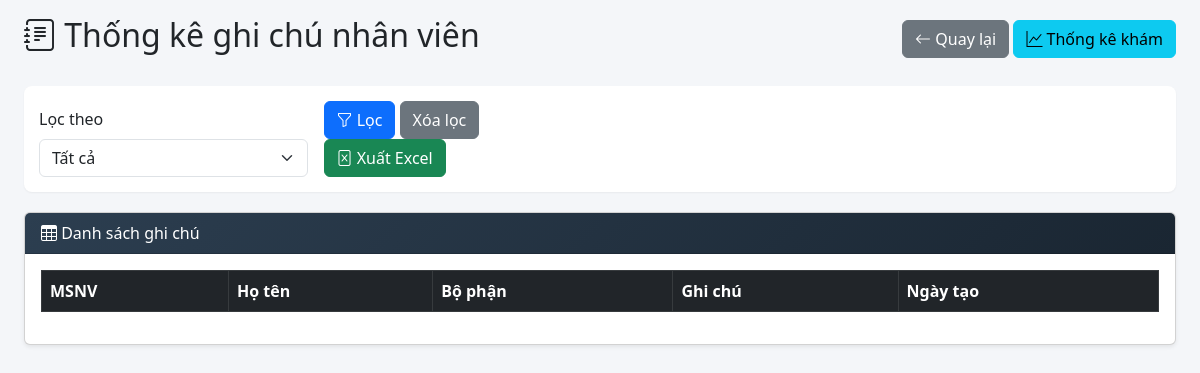
Page /note_stats.php on the earlier database version.
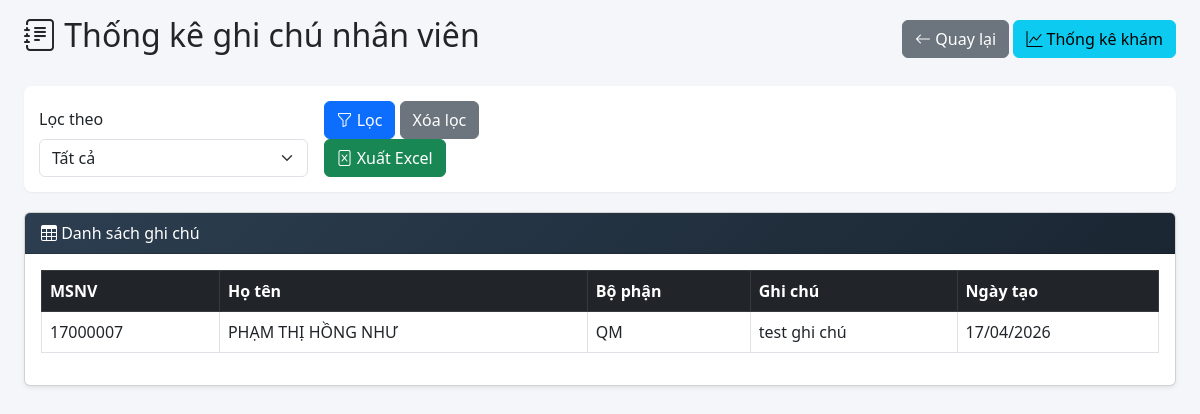
Same page on the later database version.
### tables this page shows
CREATE TABLE `employees` (
  `id` int(11) NOT NULL,
  `emp_no` varchar(20) NOT NULL,
  `name` varchar(255) NOT NULL,
  `factory_location` varchar(100) DEFAULT NULL,
  `bp` varchar(100) DEFAULT NULL,
  `dept` varchar(255) DEFAULT NULL,
  `gender` varchar(10) DEFAULT NULL,
  `national_id` varchar(50) DEFAULT NULL,
  `res_place` varchar(255) DEFAULT NULL,
  `position` varchar(100) DEFAULT NULL,
  `emp_class` varchar(100) DEFAULT NULL,
  `hire_type` varchar(50) DEFAULT NULL,
  `emp_status` varchar(50) DEFAULT NULL,
  `hire_date` date DEFAULT NULL,
  `promotion_date` date DEFAULT NULL,
  `re_check1` varchar(50) DEFAULT NULL,
  `re_check2` varchar(50) DEFAULT NULL,
  `remark_original` text DEFAULT NULL,
  `is_received` tinyint(1) DEFAULT 0,
  `received_date` datetime DEFAULT NULL,
  `printed_count` int(11) DEFAULT 0,
  `last_print_date` datetime DEFAULT NULL,
  `is_returned` tinyint(1) DEFAULT 0,
  `returned_date` datetime DEFAULT NULL,
  `note` text DEFAULT NULL,
  `created_at` timestamp NOT NULL DEFAULT current_timestamp()
);

### note_stats.php (the view, shortened to what this page needs)
<?php
require_once 'config.php';
?>
<!DOCTYPE html>
<html lang="vi">
<head>
    <link href="https://cdn.jsdelivr.net/npm/bootstrap@5.3.0/dist/css/bootstrap.min.css" rel="stylesheet">
    <link rel="stylesheet" href="https://cdn.jsdelivr.net/npm/bootstrap-icons@1.11.1/font/bootstrap-icons.css">
    <link href="https://cdn.datatables.net/1.13.6/css/dataTables.bootstrap5.min.css" rel="stylesheet">
</head>
<body>
<div class="container-fluid px-4 py-3">
    <div class="d-flex justify-content-between align-items-center mb-4">
        <h2><i class="bi bi-journal-text"></i> Thống kê ghi chú nhân viên</h2>
        <div>
            <a href="index.php" class="btn btn-secondary"><i class="bi bi-arrow-left"></i> Quay lại</a>
            <a href="admin_stats.php" class="btn btn-info"><i class="bi bi-graph-up"></i> Thống kê khám</a>
        </div>
    </div>
    <div class="filter-form">
        <form method="GET" action="" id="filterForm" class="row g-3 align-items-end">
            <div class="col-md-3">
                <label class="form-label">Lọc theo</label>
                <select name="filter_type" id="filter_type" class="form-select">
                    <option value="all" <?= ($_GET['filter_type'] ?? 'all') == 'all' ? 'selected' : '' ?>>Tất cả</option>
                </select>
            </div>
            <div class="col-md-3">
                <button type="submit" class="btn btn-primary"><i class="bi bi-funnel"></i> Lọc</button>
                <a href="?filter_type=all" class="btn btn-secondary">Xóa lọc</a>
                <button type="button" id="exportExcelBtn" class="btn btn-success"><i class="bi bi-file-excel"></i> Xuất Excel</button>
            </div>
        </form>
    </div>
    <div class="card shadow-sm">
        <div class="card-header">
            <i class="bi bi-table"></i> Danh sách ghi chú
        </div>
        <div class="card-body">
            <div class="table-responsive">
                <table id="noteTable" class="table table-bordered table-hover">
                    <thead class="table-dark">
                        <tr>
                            <th>MSNV</th>
                            <th>Họ tên</th>
                            <th>Bộ phận</th>
                            <th>Ghi chú</th>
                            <th>Ngày tạo</th>
                        </tr>
                    </thead>
                    <tbody>
                        <?php
                        $sql = "SELECT emp_no, name, bp, note, created_at FROM employees WHERE note IS NOT NULL AND note != ''";
                        $sql .= " ORDER BY emp_no";
                        $stmt = $pdo->prepare($sql);
                        $stmt->execute();
                        while ($row = $stmt->fetch(PDO::FETCH_ASSOC)) {
                            echo "<tr>";
                            echo "<td>" . htmlspecialchars($row['emp_no']) . "</td>";
                            echo "<td>" . htmlspecialchars($row['name']) . "</td>";
                            echo "<td>" . htmlspecialchars($row['bp']) . "</td>";
                            echo "<td>" . nl2br(htmlspecialchars($row['note'])) . "</td>";
                            echo "<td>" . date('d/m/Y', strtotime($row['created_at'])) . "</td>";
                            echo "</tr>";
                        }
                        ?>
                    </tbody>
                </table>
            </div>
        </div>
    </div>
</div>
</body>
</html>

Differences in the rows shown:
added employees: emp_no "17000007", name "PHẠM THỊ HỒNG NHƯ", bp "QM", note "test ghi chú", created_at "17/04/2026"
